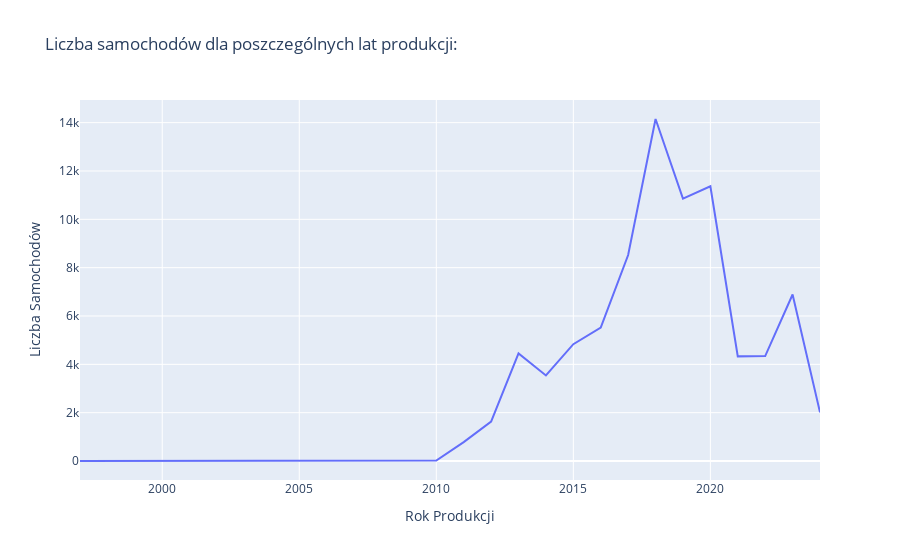

The notebook cell saved with this chart:
### Code cell
number_of_cars_based_by_year_production = df['Model Year'].value_counts().sort_index().reset_index()
number_of_cars_based_by_year_production.columns = ['Model Year', 'Number of Cars']


fig = px.line(number_of_cars_based_by_year_production, x='Model Year', y='Number of Cars', 
              title='Liczba samochodów dla poszczególnych lat produkcji:',
              labels={'Model Year': 'Rok Produkcji', 'Number of Cars': 'Liczba Samochodów'})

fig.show()

### Figure 1 — Plotly figure (JSON) as saved in the notebook; plotly's stock layout.template omitted (floating-point values rounded to 4 significant figures)
{"data": [{"hovertemplate": "Rok Produkcji=%{x}<br>Liczba Samochodów=%{y}<extra></extra>", "legendgroup": "", "line": {"color": "#636efa", "dash": "solid"}, "marker": {"symbol": "circle"}, "mode": "lines", "name": "", "orientation": "v", "showlegend": false, "type": "scatter", "x": [1997, 1998, 1999, 2000, 2002, 2003, 2008, 2010, 2011, 2012, 2013, 2014, 2015, 2016, 2017, 2018, 2019, 2020, 2021, 2022, 2023, 2024], "xaxis": "x", "y": [1, 1, 3, 7, 2, 1, 20, 23, 782, 1630, 4455, 3539, 4833, 5518, 8523, 14151, 10857, 11366, 4330, 4340, 6889, 2012], "yaxis": "y"}], "layout": {"legend": {"tracegroupgap": 0}, "title": {"text": "Liczba samochodów dla poszczególnych lat produkcji:"}, "xaxis": {"anchor": "y", "domain": [0, 1], "title": {"text": "Rok Produkcji"}}, "yaxis": {"anchor": "x", "domain": [0, 1], "title": {"text": "Liczba Samochodów"}}}}
